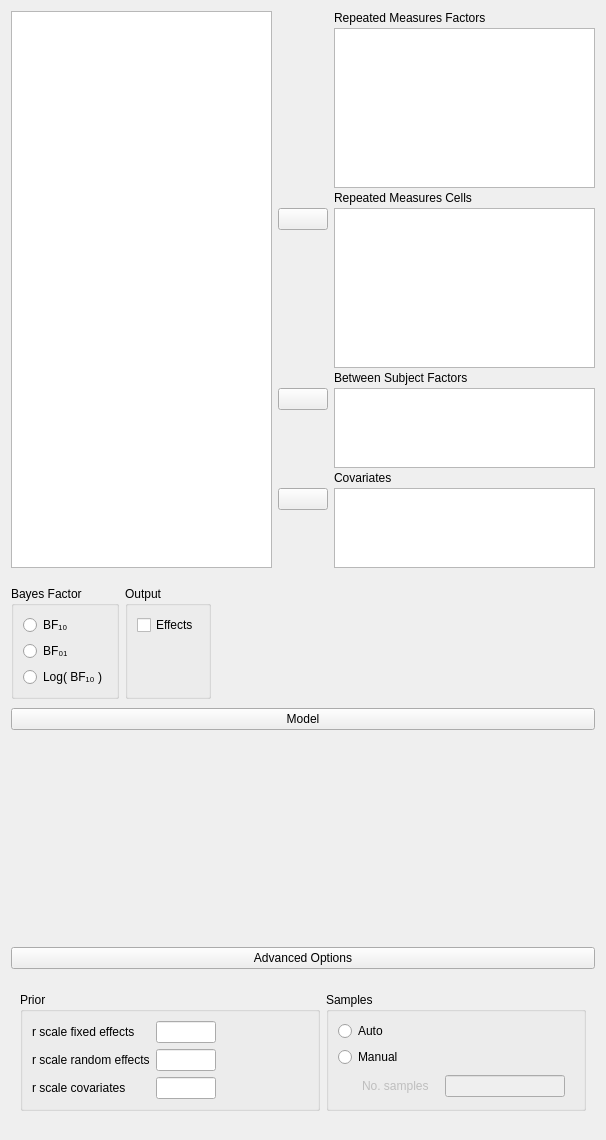
<?xml version="1.0" encoding="UTF-8"?>
<ui version="4.0">
 <class>AnovaRepeatedMeasuresBayesianForm</class>
 <widget class="QWidget" name="AnovaRepeatedMeasuresBayesianForm">
  <property name="geometry">
   <rect>
    <x>0</x>
    <y>0</y>
    <width>606</width>
    <height>1140</height>
   </rect>
  </property>
  <property name="sizePolicy">
   <sizepolicy hsizetype="Fixed" vsizetype="Preferred">
    <horstretch>0</horstretch>
    <verstretch>0</verstretch>
   </sizepolicy>
  </property>
  <property name="windowTitle">
   <string>Form</string>
  </property>
  <layout class="QGridLayout" name="gridLayout_10">
   <property name="verticalSpacing">
    <number>0</number>
   </property>
   <item row="0" column="0">
    <widget class="QWidget" name="topWidget" native="true">
     <property name="sizePolicy">
      <sizepolicy hsizetype="Preferred" vsizetype="Fixed">
       <horstretch>0</horstretch>
       <verstretch>0</verstretch>
      </sizepolicy>
     </property>
     <layout class="QGridLayout" name="gridLayout">
      <property name="leftMargin">
       <number>0</number>
      </property>
      <property name="topMargin">
       <number>0</number>
      </property>
      <property name="rightMargin">
       <number>0</number>
      </property>
      <property name="verticalSpacing">
       <number>3</number>
      </property>
      <item row="1" column="2">
       <widget class="BoundTableView" name="repeatedMeasuresFactors">
        <property name="sizePolicy">
         <sizepolicy hsizetype="Expanding" vsizetype="Fixed">
          <horstretch>0</horstretch>
          <verstretch>0</verstretch>
         </sizepolicy>
        </property>
        <property name="minimumSize">
         <size>
          <width>0</width>
          <height>160</height>
         </size>
        </property>
        <property name="maximumSize">
         <size>
          <width>16777215</width>
          <height>160</height>
         </size>
        </property>
        <property name="horizontalScrollBarPolicy">
         <enum>Qt::ScrollBarAlwaysOff</enum>
        </property>
        <property name="editTriggers">
         <set>QAbstractItemView::AnyKeyPressed</set>
        </property>
        <property name="selectionMode">
         <enum>QAbstractItemView::SingleSelection</enum>
        </property>
        <property name="textElideMode">
         <enum>Qt::ElideNone</enum>
        </property>
        <property name="verticalScrollMode">
         <enum>QAbstractItemView::ScrollPerPixel</enum>
        </property>
        <property name="horizontalScrollMode">
         <enum>QAbstractItemView::ScrollPerPixel</enum>
        </property>
        <property name="showGrid">
         <bool>false</bool>
        </property>
        <attribute name="horizontalHeaderVisible">
         <bool>false</bool>
        </attribute>
        <attribute name="horizontalHeaderDefaultSectionSize">
         <number>150</number>
        </attribute>
        <attribute name="horizontalHeaderHighlightSections">
         <bool>false</bool>
        </attribute>
        <attribute name="horizontalHeaderStretchLastSection">
         <bool>true</bool>
        </attribute>
        <attribute name="verticalHeaderVisible">
         <bool>false</bool>
        </attribute>
       </widget>
      </item>
      <item row="8" column="2">
       <widget class="QLabel" name="label_4">
        <property name="sizePolicy">
         <sizepolicy hsizetype="Fixed" vsizetype="Fixed">
          <horstretch>0</horstretch>
          <verstretch>0</verstretch>
         </sizepolicy>
        </property>
        <property name="text">
         <string>Covariates</string>
        </property>
       </widget>
      </item>
      <item row="9" column="1">
       <widget class="AssignButton" name="buttonAssignCovariates">
        <property name="sizePolicy">
         <sizepolicy hsizetype="Fixed" vsizetype="Fixed">
          <horstretch>0</horstretch>
          <verstretch>0</verstretch>
         </sizepolicy>
        </property>
        <property name="minimumSize">
         <size>
          <width>50</width>
          <height>0</height>
         </size>
        </property>
        <property name="maximumSize">
         <size>
          <width>50</width>
          <height>16777215</height>
         </size>
        </property>
        <property name="text">
         <string/>
        </property>
       </widget>
      </item>
      <item row="0" column="2">
       <widget class="QLabel" name="label">
        <property name="sizePolicy">
         <sizepolicy hsizetype="Fixed" vsizetype="Fixed">
          <horstretch>0</horstretch>
          <verstretch>0</verstretch>
         </sizepolicy>
        </property>
        <property name="text">
         <string>Repeated Measures Factors</string>
        </property>
       </widget>
      </item>
      <item row="5" column="2">
       <widget class="QLabel" name="label_3">
        <property name="sizePolicy">
         <sizepolicy hsizetype="Fixed" vsizetype="Fixed">
          <horstretch>0</horstretch>
          <verstretch>0</verstretch>
         </sizepolicy>
        </property>
        <property name="text">
         <string>Between Subject Factors</string>
        </property>
       </widget>
      </item>
      <item row="2" column="2">
       <widget class="QLabel" name="label_2">
        <property name="sizePolicy">
         <sizepolicy hsizetype="Fixed" vsizetype="Fixed">
          <horstretch>0</horstretch>
          <verstretch>0</verstretch>
         </sizepolicy>
        </property>
        <property name="text">
         <string>Repeated Measures Cells</string>
        </property>
       </widget>
      </item>
      <item row="3" column="2" rowspan="2">
       <widget class="BoundTableView" name="repeatedMeasuresCells">
        <property name="sizePolicy">
         <sizepolicy hsizetype="Expanding" vsizetype="Fixed">
          <horstretch>0</horstretch>
          <verstretch>0</verstretch>
         </sizepolicy>
        </property>
        <property name="minimumSize">
         <size>
          <width>0</width>
          <height>160</height>
         </size>
        </property>
        <property name="maximumSize">
         <size>
          <width>16777215</width>
          <height>160</height>
         </size>
        </property>
        <property name="horizontalScrollBarPolicy">
         <enum>Qt::ScrollBarAlwaysOff</enum>
        </property>
        <property name="dragEnabled">
         <bool>true</bool>
        </property>
        <property name="dragDropMode">
         <enum>QAbstractItemView::DragDrop</enum>
        </property>
        <property name="defaultDropAction">
         <enum>Qt::MoveAction</enum>
        </property>
        <property name="selectionMode">
         <enum>QAbstractItemView::ExtendedSelection</enum>
        </property>
        <property name="selectionBehavior">
         <enum>QAbstractItemView::SelectRows</enum>
        </property>
        <property name="verticalScrollMode">
         <enum>QAbstractItemView::ScrollPerPixel</enum>
        </property>
        <attribute name="horizontalHeaderVisible">
         <bool>false</bool>
        </attribute>
        <attribute name="horizontalHeaderHighlightSections">
         <bool>false</bool>
        </attribute>
        <attribute name="horizontalHeaderStretchLastSection">
         <bool>true</bool>
        </attribute>
        <attribute name="verticalHeaderVisible">
         <bool>false</bool>
        </attribute>
       </widget>
      </item>
      <item row="3" column="1">
       <widget class="AssignButton" name="buttonAssignFixed">
        <property name="sizePolicy">
         <sizepolicy hsizetype="Fixed" vsizetype="Fixed">
          <horstretch>0</horstretch>
          <verstretch>0</verstretch>
         </sizepolicy>
        </property>
        <property name="minimumSize">
         <size>
          <width>50</width>
          <height>0</height>
         </size>
        </property>
        <property name="maximumSize">
         <size>
          <width>50</width>
          <height>16777215</height>
         </size>
        </property>
        <property name="text">
         <string/>
        </property>
       </widget>
      </item>
      <item row="4" column="1">
       <spacer name="verticalSpacer_4">
        <property name="orientation">
         <enum>Qt::Vertical</enum>
        </property>
        <property name="sizeHint" stdset="0">
         <size>
          <width>20</width>
          <height>40</height>
         </size>
        </property>
       </spacer>
      </item>
      <item row="7" column="1">
       <spacer name="verticalSpacer_5">
        <property name="orientation">
         <enum>Qt::Vertical</enum>
        </property>
        <property name="sizeHint" stdset="0">
         <size>
          <width>20</width>
          <height>40</height>
         </size>
        </property>
       </spacer>
      </item>
      <item row="10" column="1">
       <spacer name="verticalSpacer_6">
        <property name="orientation">
         <enum>Qt::Vertical</enum>
        </property>
        <property name="sizeHint" stdset="0">
         <size>
          <width>20</width>
          <height>40</height>
         </size>
        </property>
       </spacer>
      </item>
      <item row="6" column="2" rowspan="2">
       <widget class="BoundListView" name="betweenSubjectFactors">
        <property name="sizePolicy">
         <sizepolicy hsizetype="Expanding" vsizetype="Fixed">
          <horstretch>0</horstretch>
          <verstretch>0</verstretch>
         </sizepolicy>
        </property>
        <property name="minimumSize">
         <size>
          <width>0</width>
          <height>80</height>
         </size>
        </property>
        <property name="maximumSize">
         <size>
          <width>16777215</width>
          <height>80</height>
         </size>
        </property>
        <property name="selectionMode">
         <enum>QAbstractItemView::ExtendedSelection</enum>
        </property>
       </widget>
      </item>
      <item row="9" column="2" rowspan="2">
       <widget class="BoundListView" name="covariates">
        <property name="sizePolicy">
         <sizepolicy hsizetype="Expanding" vsizetype="Fixed">
          <horstretch>0</horstretch>
          <verstretch>0</verstretch>
         </sizepolicy>
        </property>
        <property name="minimumSize">
         <size>
          <width>0</width>
          <height>80</height>
         </size>
        </property>
        <property name="maximumSize">
         <size>
          <width>16777215</width>
          <height>80</height>
         </size>
        </property>
        <property name="selectionMode">
         <enum>QAbstractItemView::ExtendedSelection</enum>
        </property>
       </widget>
      </item>
      <item row="6" column="1">
       <widget class="AssignButton" name="buttonAssignRandom">
        <property name="sizePolicy">
         <sizepolicy hsizetype="Fixed" vsizetype="Fixed">
          <horstretch>0</horstretch>
          <verstretch>0</verstretch>
         </sizepolicy>
        </property>
        <property name="minimumSize">
         <size>
          <width>50</width>
          <height>0</height>
         </size>
        </property>
        <property name="maximumSize">
         <size>
          <width>50</width>
          <height>16777215</height>
         </size>
        </property>
        <property name="text">
         <string/>
        </property>
       </widget>
      </item>
      <item row="0" column="0" rowspan="11">
       <widget class="AvailableFieldsListView" name="listAvailableFields">
        <property name="sizePolicy">
         <sizepolicy hsizetype="Expanding" vsizetype="Preferred">
          <horstretch>0</horstretch>
          <verstretch>0</verstretch>
         </sizepolicy>
        </property>
        <property name="minimumSize">
         <size>
          <width>0</width>
          <height>0</height>
         </size>
        </property>
        <property name="maximumSize">
         <size>
          <width>16777215</width>
          <height>16777215</height>
         </size>
        </property>
        <property name="selectionMode">
         <enum>QAbstractItemView::ExtendedSelection</enum>
        </property>
       </widget>
      </item>
     </layout>
    </widget>
   </item>
   <item row="1" column="0">
    <widget class="QWidget" name="widget" native="true">
     <property name="sizePolicy">
      <sizepolicy hsizetype="Fixed" vsizetype="Fixed">
       <horstretch>0</horstretch>
       <verstretch>0</verstretch>
      </sizepolicy>
     </property>
     <layout class="QGridLayout" name="gridLayout_3">
      <property name="leftMargin">
       <number>0</number>
      </property>
      <property name="rightMargin">
       <number>0</number>
      </property>
      <property name="bottomMargin">
       <number>0</number>
      </property>
      <item row="0" column="0">
       <widget class="BoundGroupBox" name="bayesFactorType">
        <property name="sizePolicy">
         <sizepolicy hsizetype="Preferred" vsizetype="Minimum">
          <horstretch>0</horstretch>
          <verstretch>0</verstretch>
         </sizepolicy>
        </property>
        <property name="title">
         <string>Bayes Factor</string>
        </property>
        <property name="flat">
         <bool>false</bool>
        </property>
        <layout class="QGridLayout" name="gridLayout_13">
         <item row="1" column="0">
          <widget class="QRadioButton" name="_2">
           <property name="text">
            <string>BF₀₁</string>
           </property>
          </widget>
         </item>
         <item row="0" column="0">
          <widget class="QRadioButton" name="_1">
           <property name="text">
            <string>BF₁₀</string>
           </property>
          </widget>
         </item>
         <item row="2" column="0">
          <widget class="QRadioButton" name="_3">
           <property name="text">
            <string>Log( BF₁₀ )</string>
           </property>
          </widget>
         </item>
        </layout>
       </widget>
      </item>
      <item row="0" column="1">
       <widget class="GroupBox" name="groupBox_3">
        <property name="title">
         <string>Output</string>
        </property>
        <layout class="QGridLayout" name="gridLayout_4">
         <item row="0" column="0" colspan="2">
          <widget class="BoundCheckBox" name="effects">
           <property name="text">
            <string>Effects</string>
           </property>
          </widget>
         </item>
         <item row="1" column="1">
          <spacer name="verticalSpacer">
           <property name="orientation">
            <enum>Qt::Vertical</enum>
           </property>
           <property name="sizeHint" stdset="0">
            <size>
             <width>20</width>
             <height>40</height>
            </size>
           </property>
          </spacer>
         </item>
        </layout>
       </widget>
      </item>
     </layout>
    </widget>
   </item>
   <item row="2" column="0">
    <widget class="QWidget" name="modelContainer" native="true">
     <property name="sizePolicy">
      <sizepolicy hsizetype="Preferred" vsizetype="Preferred">
       <horstretch>0</horstretch>
       <verstretch>0</verstretch>
      </sizepolicy>
     </property>
     <layout class="QGridLayout" name="gridLayout_8">
      <property name="leftMargin">
       <number>0</number>
      </property>
      <property name="rightMargin">
       <number>0</number>
      </property>
      <property name="bottomMargin">
       <number>3</number>
      </property>
      <item row="1" column="0">
       <widget class="QWidget" name="containerModel" native="true">
        <property name="sizePolicy">
         <sizepolicy hsizetype="Preferred" vsizetype="Preferred">
          <horstretch>0</horstretch>
          <verstretch>0</verstretch>
         </sizepolicy>
        </property>
        <layout class="QGridLayout" name="gridLayout_6">
         <property name="leftMargin">
          <number>0</number>
         </property>
         <property name="topMargin">
          <number>0</number>
         </property>
         <property name="rightMargin">
          <number>0</number>
         </property>
         <property name="bottomMargin">
          <number>0</number>
         </property>
         <item row="0" column="0">
          <widget class="AnovaModelWidget" name="modelTerms" native="true">
           <property name="sizePolicy">
            <sizepolicy hsizetype="Expanding" vsizetype="Preferred">
             <horstretch>0</horstretch>
             <verstretch>0</verstretch>
            </sizepolicy>
           </property>
           <property name="minimumSize">
            <size>
             <width>0</width>
             <height>200</height>
            </size>
           </property>
          </widget>
         </item>
        </layout>
       </widget>
      </item>
      <item row="0" column="0">
       <widget class="ExpanderButton" name="expanderModel">
        <property name="sizePolicy">
         <sizepolicy hsizetype="Expanding" vsizetype="Fixed">
          <horstretch>0</horstretch>
          <verstretch>0</verstretch>
         </sizepolicy>
        </property>
        <property name="text">
         <string>Model</string>
        </property>
       </widget>
      </item>
     </layout>
    </widget>
   </item>
   <item row="3" column="0">
    <widget class="QWidget" name="advancedBox" native="true">
     <layout class="QGridLayout" name="gridLayout_2">
      <property name="leftMargin">
       <number>0</number>
      </property>
      <property name="topMargin">
       <number>0</number>
      </property>
      <property name="rightMargin">
       <number>0</number>
      </property>
      <item row="0" column="0" rowspan="2" colspan="2">
       <widget class="ExpanderButton" name="expanderAdvanced">
        <property name="text">
         <string>Advanced Options</string>
        </property>
       </widget>
      </item>
      <item row="3" column="0" rowspan="2" colspan="2">
       <widget class="QWidget" name="advancedOptions" native="true">
        <layout class="QGridLayout" name="gridLayout_7">
         <item row="0" column="0">
          <widget class="GroupBox" name="groupBox_2">
           <property name="maximumSize">
            <size>
             <width>300</width>
             <height>16777215</height>
            </size>
           </property>
           <property name="title">
            <string>Prior</string>
           </property>
           <layout class="QGridLayout" name="gridLayout_9">
            <item row="1" column="2">
             <spacer name="horizontalSpacer_2">
              <property name="orientation">
               <enum>Qt::Horizontal</enum>
              </property>
              <property name="sizeHint" stdset="0">
               <size>
                <width>293</width>
                <height>20</height>
               </size>
              </property>
             </spacer>
            </item>
            <item row="0" column="2">
             <spacer name="horizontalSpacer">
              <property name="orientation">
               <enum>Qt::Horizontal</enum>
              </property>
              <property name="sizeHint" stdset="0">
               <size>
                <width>293</width>
                <height>20</height>
               </size>
              </property>
             </spacer>
            </item>
            <item row="1" column="1">
             <widget class="BoundTextBox" name="priorRandomEffects">
              <property name="minimumSize">
               <size>
                <width>60</width>
                <height>0</height>
               </size>
              </property>
              <property name="maximumSize">
               <size>
                <width>60</width>
                <height>16777215</height>
               </size>
              </property>
             </widget>
            </item>
            <item row="4" column="0">
             <widget class="QLabel" name="label_8">
              <property name="text">
               <string>r scale covariates</string>
              </property>
             </widget>
            </item>
            <item row="1" column="0">
             <widget class="QLabel" name="label_7">
              <property name="text">
               <string>r scale random effects</string>
              </property>
             </widget>
            </item>
            <item row="0" column="0">
             <widget class="QLabel" name="label_6">
              <property name="text">
               <string>r scale fixed effects</string>
              </property>
             </widget>
            </item>
            <item row="0" column="1">
             <widget class="BoundTextBox" name="priorFixedEffects">
              <property name="minimumSize">
               <size>
                <width>60</width>
                <height>0</height>
               </size>
              </property>
              <property name="maximumSize">
               <size>
                <width>60</width>
                <height>16777215</height>
               </size>
              </property>
             </widget>
            </item>
            <item row="4" column="1">
             <widget class="BoundTextBox" name="priorCovariates">
              <property name="minimumSize">
               <size>
                <width>60</width>
                <height>0</height>
               </size>
              </property>
              <property name="maximumSize">
               <size>
                <width>60</width>
                <height>16777215</height>
               </size>
              </property>
             </widget>
            </item>
            <item row="4" column="2">
             <spacer name="horizontalSpacer_3">
              <property name="orientation">
               <enum>Qt::Horizontal</enum>
              </property>
              <property name="sizeHint" stdset="0">
               <size>
                <width>293</width>
                <height>20</height>
               </size>
              </property>
             </spacer>
            </item>
           </layout>
          </widget>
         </item>
         <item row="0" column="1">
          <widget class="BoundGroupBox" name="sampleMode">
           <property name="title">
            <string>Samples</string>
           </property>
           <layout class="QGridLayout" name="gridLayout_12">
            <item row="1" column="0">
             <widget class="QRadioButton" name="_2fixed">
              <property name="text">
               <string>Manual</string>
              </property>
             </widget>
            </item>
            <item row="2" column="0">
             <widget class="QWidget" name="fixedSamplesNumberContainer" native="true">
              <property name="enabled">
               <bool>false</bool>
              </property>
              <layout class="QGridLayout" name="gridLayout_14">
               <property name="leftMargin">
                <number>24</number>
               </property>
               <property name="topMargin">
                <number>0</number>
               </property>
               <property name="bottomMargin">
                <number>0</number>
               </property>
               <item row="0" column="0">
                <widget class="QLabel" name="label_9">
                 <property name="text">
                  <string>No. samples</string>
                 </property>
                </widget>
               </item>
               <item row="0" column="1">
                <widget class="BoundTextBox" name="fixedSamplesNumber">
                 <property name="maximumSize">
                  <size>
                   <width>120</width>
                   <height>16777215</height>
                  </size>
                 </property>
                </widget>
               </item>
              </layout>
             </widget>
            </item>
            <item row="0" column="0">
             <widget class="QRadioButton" name="_1auto">
              <property name="text">
               <string>Auto</string>
              </property>
             </widget>
            </item>
           </layout>
          </widget>
         </item>
        </layout>
       </widget>
      </item>
     </layout>
    </widget>
   </item>
  </layout>
 </widget>
 <customwidgets>
  <customwidget>
   <class>AssignButton</class>
   <extends>QPushButton</extends>
   <header>widgets/assignbutton.h</header>
  </customwidget>
  <customwidget>
   <class>AvailableFieldsListView</class>
   <extends>QListView</extends>
   <header>widgets/availablefieldslistview.h</header>
  </customwidget>
  <customwidget>
   <class>BoundListView</class>
   <extends>QListView</extends>
   <header>widgets/boundlistview.h</header>
  </customwidget>
  <customwidget>
   <class>GroupBox</class>
   <extends>QGroupBox</extends>
   <header>widgets/groupbox.h</header>
   <container>1</container>
  </customwidget>
  <customwidget>
   <class>BoundTextBox</class>
   <extends>QLineEdit</extends>
   <header>widgets/boundtextbox.h</header>
  </customwidget>
  <customwidget>
   <class>BoundGroupBox</class>
   <extends>QGroupBox</extends>
   <header>widgets/boundgroupbox.h</header>
   <container>1</container>
  </customwidget>
  <customwidget>
   <class>BoundCheckBox</class>
   <extends>QCheckBox</extends>
   <header>widgets/boundcheckbox.h</header>
  </customwidget>
  <customwidget>
   <class>ExpanderButton</class>
   <extends>QPushButton</extends>
   <header>widgets/expanderbutton.h</header>
  </customwidget>
  <customwidget>
   <class>AnovaModelWidget</class>
   <extends>QWidget</extends>
   <header>widgets/anovamodelwidget.h</header>
   <container>1</container>
  </customwidget>
  <customwidget>
   <class>BoundTableView</class>
   <extends>QTableView</extends>
   <header>widgets/boundtableview.h</header>
  </customwidget>
 </customwidgets>
 <resources/>
 <connections>
  <connection>
   <sender>_2fixed</sender>
   <signal>toggled(bool)</signal>
   <receiver>fixedSamplesNumberContainer</receiver>
   <slot>setEnabled(bool)</slot>
   <hints>
    <hint type="sourcelabel">
     <x>487</x>
     <y>1062</y>
    </hint>
    <hint type="destinationlabel">
     <x>487</x>
     <y>1089</y>
    </hint>
   </hints>
  </connection>
 </connections>
</ui>
